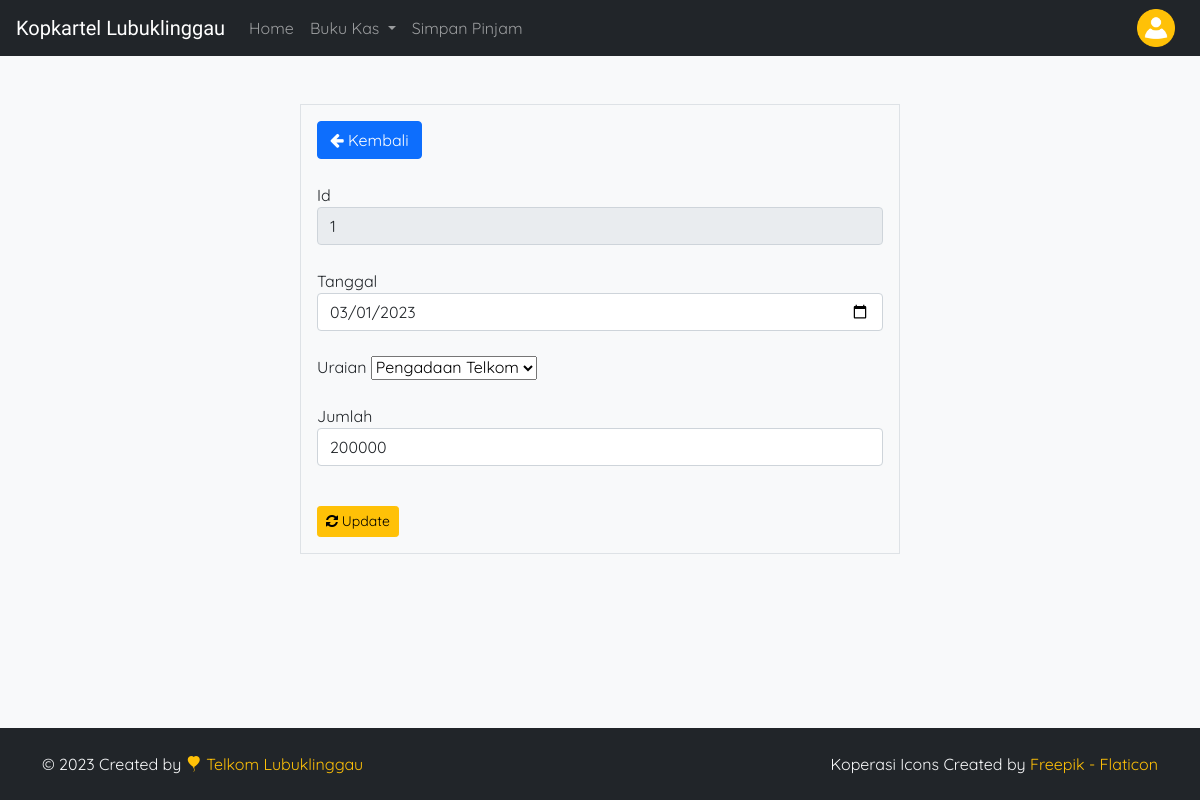
/pendapatan/update.php?id=1, run on the app's committed database.
### tables this page shows
CREATE TABLE `pendapatan` (
  `id` int(100) NOT NULL,
  `tanggal` date NOT NULL,
  `uraian` text NOT NULL,
  `jumlah` varchar(40) NOT NULL
);

### pendapatan/update.php (the view, shortened to what this page needs)
<?php
    include 'koneksi.php';
    $id = $_GET['id'];
    $sqlGet = "SELECT * FROM pendapatan WHERE id='$id'";
    $queryGet = mysqli_query($conn, $sqlGet);
    $data = mysqli_fetch_array($queryGet);
?>
<!DOCTYPE html>
<html lang="en">
<head>
    <link rel="stylesheet" href="https://maxcdn.bootstrapcdn.com/font-awesome/4.5.0/css/font-awesome.min.css" />
    <link href="https://cdn.jsdelivr.net/npm/bootstrap@5.0.2/dist/css/bootstrap.min.css" rel="stylesheet">
    <link rel="stylesheet" href="https://cdn.jsdelivr.net/npm/bootstrap-icons@1.9.1/font/bootstrap-icons.css">
    <link rel="stylesheet" href="../assets/css/style.css">
</head>
<body class="h-100 d-flex flex-column text-dark bg-light">
<nav class="navbar navbar-expand-lg navbar-dark bg-dark sticky-top" aria-label="navigation">
    <div class="container">
        <a href="../pendapatan/index.php" class="navbar-brand d-flex align-items-center">
            <img src="../assets/img/icon-ebook.png" alt="" class="me-1"> Kopkartel Lubuklinggau
        </a>
        <div id="navbar" class="collapse navbar-collapse">
            <ul class="navbar-nav me-auto mb-2 mb-lg-0 mt-auto">
                <li class="nav-item">
                    <a href="../home" class="nav-link">Home</a>
                </li>
                <li class="nav-item dropdown">
                    <a class="nav-link dropdown-toggle" href="#" id="navbarDropdown" role="button" data-bs-toggle="dropdown" aria-expanded="false">
                        Buku Kas
                    </a>
                </li>
                <li class="nav-item">
                    <a href="../simpan/index" class="nav-link">Simpan Pinjam</a>
                </li>
            </ul>
        </div>
    </div>
                <div class="dropdown d-none d-lg-block mb-2 my-lg-0 mx-lg-4">
                    <img src="../assets/img/icon-user.png" alt="Icon User" class="btn dropdown-toggle p-0" data-bs-toggle="dropdown" aria-expanded="false">
                </div>
    </nav>
<body>
    <div class="w-50 mx-auto border p-3 mt-5">
    <a href="index.php" class="btn btn-primary"><i class='fa fa-arrow-left'></i> Kembali</a>
        <form action="update.php" method="post">
        <br>
        <label for="id">Id</label>
        <input type="text" id="id" name="id" class="form-control" value="<?php echo $data['id']; ?>" readonly>
        <br>
        <label for="tanggal">Tanggal</label>
        <input type="date" id="tanggal" name="tanggal" class="form-control" value="<?php echo $data['tanggal']; ?>" required>
        <br>
        <label for="uraian">Uraian</label>
        <select name="uraian" id="uraian" class="from-select" required>
            <option value="Pengadaan Telkom" <?php if($data['uraian'] == 'Pengadaan Telkom') echo 'selected'; ?>>Pengadaan Telkom</option>
        </select>
        <br>
        <br>
        <label for="jumlah">Jumlah</label>
<input type="text" id="jumlah" name="jumlah" class="form-control" value="<?php echo $data['jumlah']; ?>" onkeyup="formatRupiah(this.value, 'rupiah')">
        <br>
        <button class='btn btn-warning btn-sm' type='submit' name='update'>
  <i class='fa fa-refresh fa-spin'></i> Update
</button>
     </form>
    </div>
</body>
<footer class="bg-dark text-light px-0 py-4 p-sm-4 mt-auto">
        <div class="container d-flex justify-content-between align-items-center flex-column flex-md-row">
            <div>
                &copy; <?= date("Y") ?> Created by
                <a href="https://www.google.com/maps/place/PT.+TELKOM+Lubuklinggau/@-3.2958425,102.8596516,17z/data=!3m1!4b1!4m6!3m5!1s0x2e30e0fd0ce6cb11:0xe5055abf540d821f!8m2!3d-3.2958479!4d102.8618403!16s%2Fg%2F11cjh_4h81 " target="_blank" rel="noopener noreferrer" class="link-warning text-decoration-none fw-semibold">
                    <i class="bi bi-balloon-heart-fill text-warning" aria-hidden="true"></i> Telkom Lubuklinggau
                </a>
            </div>
            <div>
                Koperasi Icons Created by
                <a href="https://flaticon.com/free-icons/ebook" title="Kopkartel Lubuklinggau icons" target="_blank" rel="noopener noreferrer" class="link-warning text-decoration-none fw-semibold">Freepik - Flaticon</a>
            </div>
        </div>
    </footer>
</html>

### assets/css/style.css (style rules this page uses)
body { font-family: 'Quicksand', sans-serif; background-color: #f5f5f5; }
.navbar-brand, .form-sign h1 span { font-family: 'Courgette', cursive; }
.dropdown img { max-width: 40px; }

### pendapatan/update.php (style rules this page uses)
body { display: flex; flex-direction: column; min-height: 100vh; }

### data on the page
pendapatan: id "1", tanggal "03/01/2023", uraian "Pengadaan Telkom", jumlah "200000"
